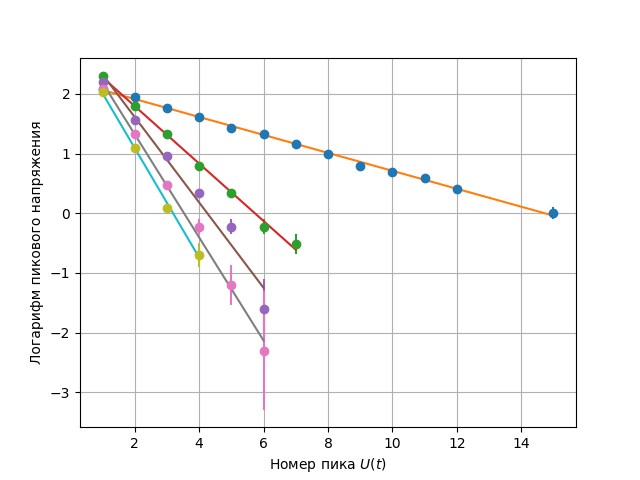

Reproduce this figure in Python.
import numpy as np
import matplotlib.pyplot as plt
import uncertainties as unc
from uncertainties import unumpy as unp
from labtables import Table


def uscatter(x, y, add_line=False):
    """Scatter-plot arrays of uncertainties.ufloats, adding errorbars"""
    x_nom = unp.nominal_values(x)
    y_nom = unp.nominal_values(y)
    x_std = unp.std_devs(x)
    y_std = unp.std_devs(y)

    # plt.scatter(x_nom, y_nom)
    plt.errorbar(x_nom, y_nom, xerr=x_std, yerr=y_std, fmt='o')
    if add_line:
        slope, intercept = np.polyfit(x_nom, y_nom, 1)
        print(f'Plotting line with slope = {slope}, intercept = {intercept}')
        plt.plot(x_nom, slope * x_nom + intercept)


ress = np.array((23, 34, 44, 55, 65))
paths = (f'voltages_{r}ohm.csv' for r in ress)

for path in paths:
    numbers, voltages = Table.read_csv(path)
    numbers = np.array(numbers)
    voltages = unp.uarray(voltages, 0.1)
    uscatter(numbers, unp.log(voltages), add_line=True)
print()

plt.grid()
plt.title('По пикам', fontsize=16)
plt.xlabel('Номер пика $U(t)$', fontsize=14)
plt.ylabel('Логарифм пикового напряжения', fontsize=14)
plt.savefig('qfactor_peaks.png')
plt.close()

slopes = np.array((0.370, 0.486, 0.614, 0.797, 0.914,))

# Moving to the spiral method
voltages_tuple = (
    (9, 6.6, 4.8, 3.4, 2.4, 1.6,),
    (10.4, 7, 4.5, 2.8, 1.8,),
    (8.2, 4.7, 2.6, 1.4,),
    (7.6, 3.7, 1.7, 0.8,),
)

for voltages in voltages_tuple:
    voltages = unp.uarray(voltages, 0.1)
    numbers = np.array(range(1, len(voltages) + 1))
    uscatter(numbers, unp.log(voltages), add_line=True)

plt.grid()
plt.title('По спирали', fontsize=16)
plt.xlabel('Номер пика $U(t)$', fontsize=14)
plt.ylabel('Логарифм пикового напряжения', fontsize=14)
plt.savefig('qfactor_peaks_spiral.png')
plt.close()

slopes_spiral = np.array((0.343, 0.442, 0.589, 0.753,))

# Compare the decrement coefs from different methods.
# They should be proportional to R.
plt.scatter(ress, slopes, label='По пикам')
plt.scatter(ress[:-1], slopes_spiral, label='По спирали')
slope, intercept = np.polyfit(ress[:-1], slopes_spiral, 1)
plt.plot(ress, slope * ress + intercept, color='r')
plt.plot(ress, 1/440 * ress + intercept, color='r')
plt.grid()
plt.legend()
plt.xlabel('Сопротивление реостата', fontsize=14)
plt.ylabel('Декремент затухания', fontsize=14)
plt.savefig('qfactor_prop_r.png')
plt.close()

print(f'Slope is {slope}, while it must be 1 / R_cr = 1 / 440 = {1 / 440}')
